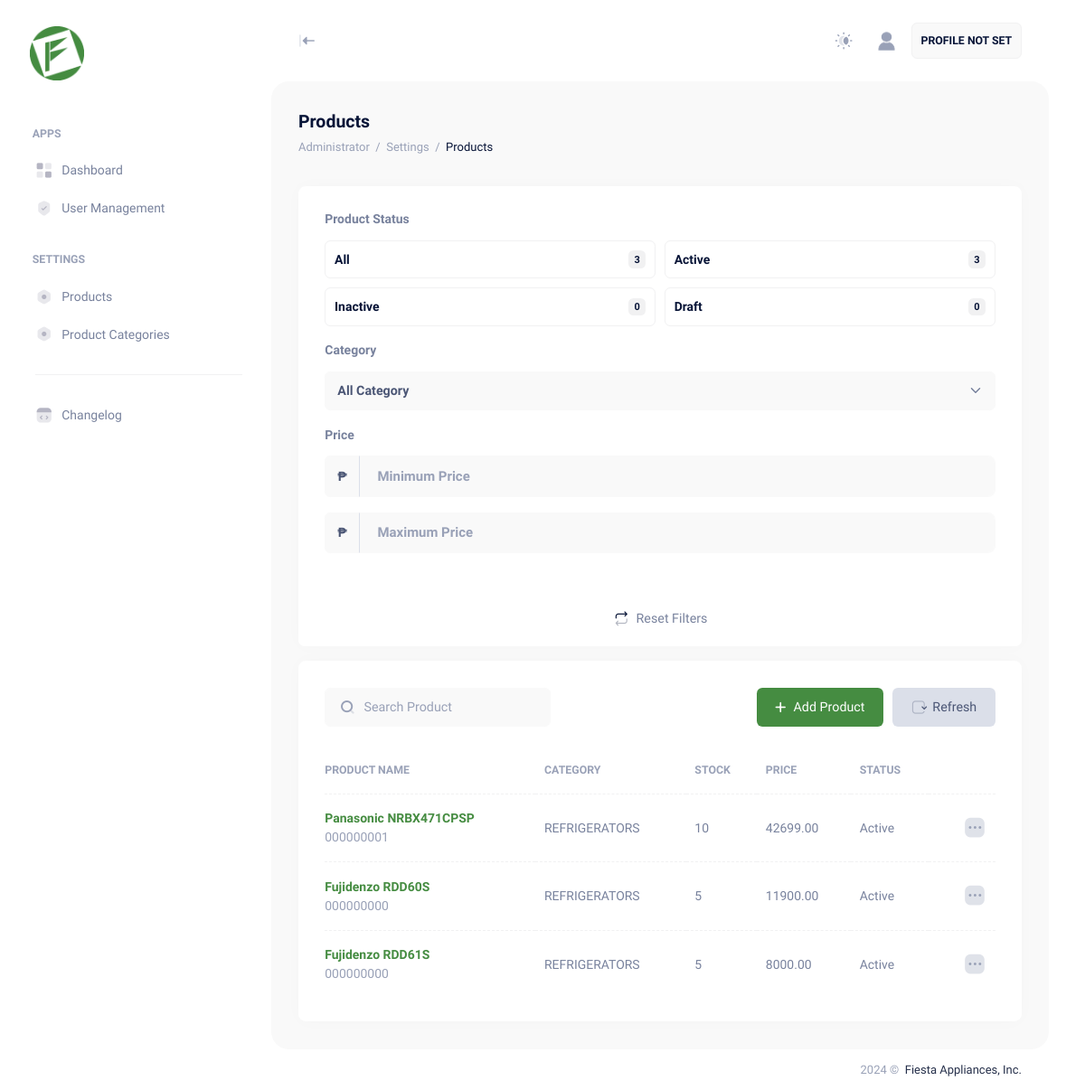
Page /user/administrator/products.php (signed in) on the committed database.
### tables this page shows
CREATE TABLE IF NOT EXISTS `msc_products` (
  `PK_mscProducts` int NOT NULL AUTO_INCREMENT,
  `productName` varchar(255) DEFAULT NULL,
  `productUnit` varchar(255) DEFAULT NULL,
  `productBrand` varchar(255) DEFAULT NULL,
  `productModel` varchar(255) DEFAULT NULL,
  `productSKU` varchar(255) DEFAULT NULL,
  `FK_mscCategories` int DEFAULT NULL COMMENT 'TABLE MSCCATEGORIES',
  `productDescription` longtext,
  `FK_detailsId` varchar(255) DEFAULT NULL COMMENT 'TABLE MSCPRODUCTS',
  `quantity` int DEFAULT NULL,
  `regularPrice` decimal(10,2) DEFAULT '0.00',
  `salePrice` decimal(10,2) DEFAULT '0.00',
  `repoPrice` decimal(10,2) DEFAULT '0.00',
  `stockMinimum` int DEFAULT NULL,
  `stockMaximum` int DEFAULT NULL,
  `isRegular` bit(1) DEFAULT NULL,
  `isSale` bit(1) DEFAULT NULL,
  `isRepo` bit(1) DEFAULT NULL,
  `productStatus` varchar(50) DEFAULT NULL,
  PRIMARY KEY (`PK_mscProducts`),
  UNIQUE KEY `productName` (`productName`)
);

CREATE TABLE IF NOT EXISTS `msc_categories` (
  `PK_mscCategories` int NOT NULL AUTO_INCREMENT,
  `description` varchar(255) DEFAULT NULL,
  PRIMARY KEY (`PK_mscCategories`),
  UNIQUE KEY `description` (`description`)
);

### user/administrator/products.php (the view, shortened to what the rows shown need)
<?php
include '../../app/sessions/AdministratorSession.php';
try {
    $conn = new PDO("mysql:host=$fa_dbserver;dbname=$fa_dbname", $fa_dbuser, $fa_dbpassword);
    $conn->setAttribute(PDO::ATTR_ERRMODE, PDO::ERRMODE_EXCEPTION);
    $product = $conn->prepare("SELECT * FROM msc_products JOIN msc_categories ON msc_products.FK_mscCategories = msc_categories.PK_mscCategories");
    $product->execute();
    $cproduct = $product->rowCount();
} catch (PDOException $e) {
    echo "Error: " . $e->getMessage();
}
?>
<!DOCTYPE html>
<html lang="en">
<head>
    <link href="../../assets/plugins/custom/leaflet/leaflet.bundle.css" rel="stylesheet" type="text/css" />
    <link href="../../assets/plugins/custom/datatables/datatables.bundle.css" rel="stylesheet" type="text/css" />
    <link href="../../assets/plugins/global/plugins.bundle.css" rel="stylesheet" type="text/css" />
    <link href="../../assets/css/style.bundle.css" rel="stylesheet" type="text/css" />
    <link href="../../assets/css/custom.bundle.css" rel="stylesheet" type="text/css" />
</head>
<body id="kt_body"
    class="header-fixed header-tablet-and-mobile-fixed toolbar-enabled aside-fixed aside-default-enabled user-select-none">
    <div class="d-flex flex-column flex-root">
        <div class="page d-flex flex-row flex-column-fluid">
            <div class="wrapper d-flex flex-column flex-row-fluid" id="kt_wrapper">
                <div class="content fs-6 d-flex flex-column flex-column-fluid" id="kt_content">
                    <div class="toolbar" id="kt_toolbar">
                        <div class=" container-fluid  d-flex flex-stack flex-wrap flex-sm-nowrap">
                            <div class="d-flex flex-column align-items-start justify-content-center flex-wrap me-2">
                                <h1 class="text-dark fw-bold my-1 fs-2">
                                    Products <small class="text-muted fs-6 fw-normal ms-1"></small>
                                </h1>
                            </div>
                        </div>
                    </div>
                    <div class="post fs-6 d-flex flex-column-fluid" id="kt_post">
                        <div class="container-fluid">
                            <div class="row g-5">
                                <div class="col-xxl-9">
                                    <div class="card">
                                        <div class="card-body py-4">
                                            <table class="table align-middle table-row-dashed fs-6 gy-5"
                                                id="tb_product">
                                                <thead>
                                                    <tr class="text-start text-muted fw-bold fs-7 text-uppercase gs-0">
                                                        <th class="w-20">Product Name</th>
                                                        <th class="w-20">Category</th>
                                                        <th class="w-20">Stock</th>
                                                        <th class="w-20">Price</th>
                                                        <th class="w-20">Status</th>
                                                        <th class=""></th>
                                                    </tr>
                                                </thead>
                                                <tbody class="text-gray-600 fw-semibold">
                                                    <?php if ($cproduct > 0) { ?>
                                                        <?php while ($rproduct = $product->fetch(PDO::FETCH_ASSOC)) { ?>
                                                            <tr>
                                                                <td>
                                                                    <div class="">
                                                                        <div class="fw-bolder text-primary">
                                                                            <?php echo $rproduct["productName"]; ?>
                                                                        </div>
                                                                        <span
                                                                            class="fs-6 text-muted"><?php echo $rproduct["productSKU"]; ?></span>
                                                                    </div>
                                                                </td>
                                                                <td><?php echo $rproduct["description"]; ?>
                                                                </td>
                                                                <td><?php echo $rproduct["quantity"]; ?></td>
                                                                <td><?php echo $rproduct["regularPrice"]; ?></td>
                                                                <td><span><?php echo $rproduct["productStatus"]; ?></span></td>
                                                                <td class="text-end datainput">
                                                                    <div class="d-flex justify-content-end gap-2">
                                                                        <div class="tableaction-hover rounded pt-2 pb-1 ps-3 pe-3"
                                                                            data-ii-val="<?php echo $rproduct["PK_mscProducts"]; ?>"
                                                                            data-ii-input-action="view">
                                                                            <i class="ki-duotone ki-dots-square fs-2x">
                                                                                <span class="path1"></span>
                                                                            </i>
                                                                        </div>
                                                                    </div>
                                                                </td>
                                                            </tr>
                                                        <?php } ?>
                                                    <?php } ?>
                                                </tbody>
                                            </table>
                                        </div>
                                    </div>
                                </div>
                            </div>
                        </div>
                    </div>
                </div>
            </div>
        </div>
    </div>
</body>
</html>

### rows in the picture
msc_products: productName "Panasonic NRBX471CPSP", productSKU "000000001", msc_categories.description "REFRIGERATORS", quantity "10", regularPrice "42699.00", productStatus "Active"
msc_products: productName "Fujidenzo RDD60S", productSKU "000000000", msc_categories.description "REFRIGERATORS", quantity "5", regularPrice "11900.00", productStatus "Active"
msc_products: productName "Fujidenzo RDD61S", productSKU "000000000", msc_categories.description "REFRIGERATORS", quantity "5", regularPrice "8000.00", productStatus "Active"

### other values in the picture
$cproduct "3"
$cproductactive "3"
$cproductinactive "0"
$cproductdraft "0"
